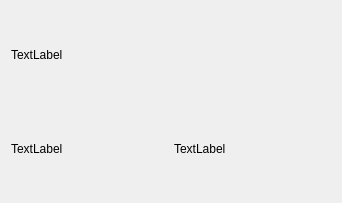
<?xml version="1.0" encoding="UTF-8"?>
<ui version="4.0">
 <class>Widget</class>
 <widget class="QWidget" name="Widget">
  <property name="geometry">
   <rect>
    <x>0</x>
    <y>0</y>
    <width>342</width>
    <height>203</height>
   </rect>
  </property>
  <property name="windowTitle">
   <string>Form</string>
  </property>
  <layout class="QGridLayout" name="gridLayout">
   <item row="0" column="0" colspan="2">
    <widget class="QLabel" name="label_image">
     <property name="text">
      <string>TextLabel</string>
     </property>
    </widget>
   </item>
   <item row="1" column="0">
    <widget class="QLabel" name="label_name">
     <property name="text">
      <string>TextLabel</string>
     </property>
    </widget>
   </item>
   <item row="1" column="1">
    <widget class="QLabel" name="label_price">
     <property name="text">
      <string>TextLabel</string>
     </property>
    </widget>
   </item>
  </layout>
 </widget>
 <resources/>
 <connections/>
</ui>
